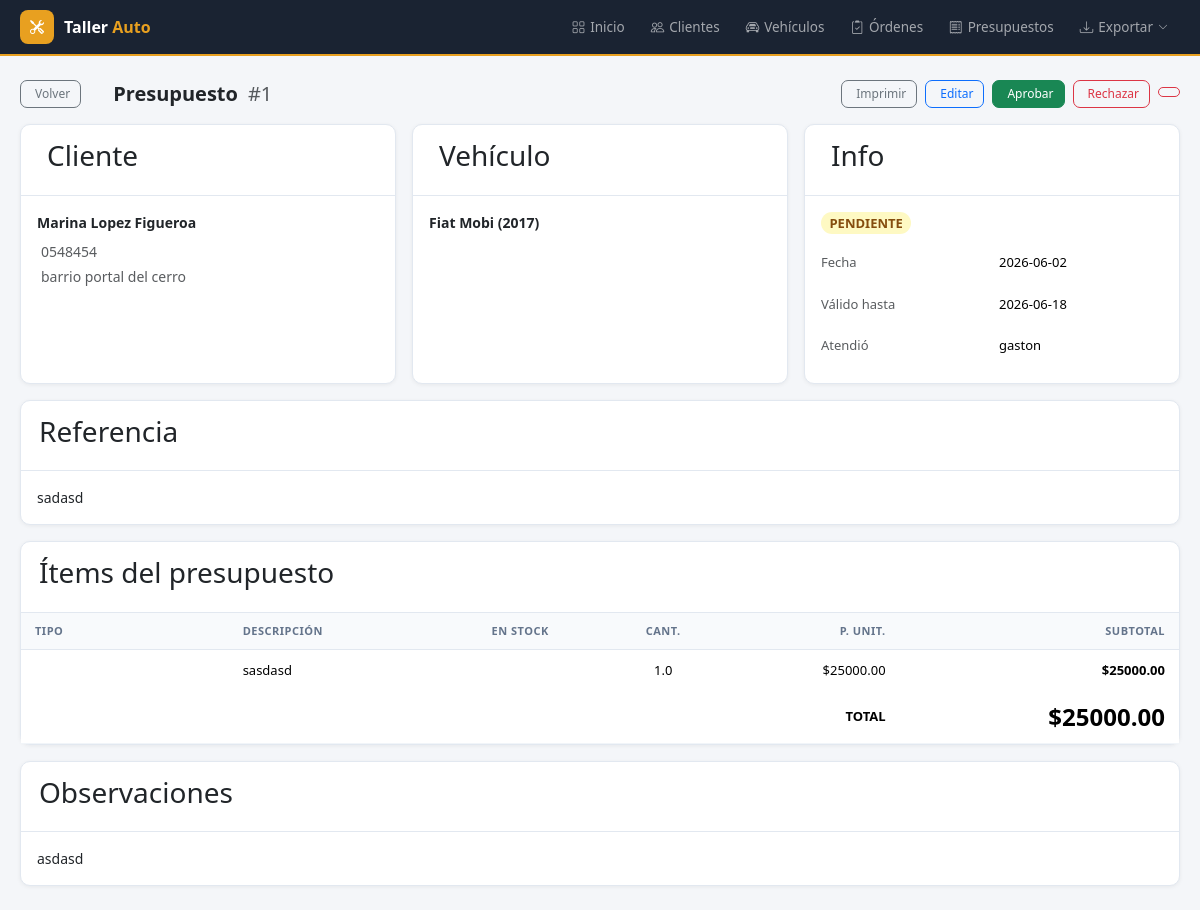
The app's page /presupuestos/1 with its own data.
### tables this page shows
CREATE TABLE presupuestos (
            id INTEGER PRIMARY KEY AUTOINCREMENT,
            cliente_id INTEGER NOT NULL,
            vehiculo_id INTEGER,
            fecha DATE NOT NULL,
            valido_hasta DATE,
            descripcion TEXT,
            observaciones TEXT,
            atendido_por TEXT,
            condicion_venta TEXT,
            estado TEXT DEFAULT 'pendiente',
            created_at TIMESTAMP DEFAULT CURRENT_TIMESTAMP,
            FOREIGN KEY (cliente_id) REFERENCES clientes(id),
            FOREIGN KEY (vehiculo_id) REFERENCES vehiculos(id)
        );

CREATE TABLE clientes (
            id INTEGER PRIMARY KEY AUTOINCREMENT,
            nombre TEXT NOT NULL,
            apellido TEXT NOT NULL,
            direccion TEXT,
            telefono TEXT,
            email TEXT,
            dni TEXT,
            created_at TIMESTAMP DEFAULT CURRENT_TIMESTAMP
        );

CREATE TABLE vehiculos (
            id INTEGER PRIMARY KEY AUTOINCREMENT,
            marca TEXT NOT NULL,
            modelo TEXT NOT NULL,
            patente TEXT NOT NULL UNIQUE,
            anio INTEGER,
            motor TEXT,
            vin TEXT,
            color TEXT,
            combustible TEXT,
            cliente_id INTEGER,
            created_at TIMESTAMP DEFAULT CURRENT_TIMESTAMP,
            FOREIGN KEY (cliente_id) REFERENCES clientes(id)
        );

CREATE TABLE presupuesto_items (
            id INTEGER PRIMARY KEY AUTOINCREMENT,
            presupuesto_id INTEGER NOT NULL,
            tipo TEXT NOT NULL,
            descripcion TEXT NOT NULL,
            cantidad REAL DEFAULT 1,
            precio_unitario REAL DEFAULT 0,
            en_stock INTEGER DEFAULT 0,
            FOREIGN KEY (presupuesto_id) REFERENCES presupuestos(id)
        );

### app.py (the view)
@app.route('/presupuestos/<int:id>')
def ver_presupuesto(id):
    db = get_db()
    p = db.execute('''
        SELECT p.*,
               c.nombre || ' ' || c.apellido AS cliente_nombre,
               c.telefono AS cliente_tel, c.direccion AS cliente_dir,
               v.marca, v.modelo, v.patente, v.anio
        FROM presupuestos p
        JOIN clientes c ON p.cliente_id=c.id
        LEFT JOIN vehiculos v ON p.vehiculo_id=v.id
        WHERE p.id=?
    ''', (id,)).fetchone()
    items = db.execute('SELECT * FROM presupuesto_items WHERE presupuesto_id=? ORDER BY tipo, id', (id,)).fetchall()
    total = sum(i['cantidad'] * i['precio_unitario'] for i in items)
    db.close()
    return render_template('presupuesto_detalle.html', p=p, items=items, total=total)

### app.py (called while the page is built)
@app.before_request
def setup():
    if not hasattr(app, '_db_initialized'):
        init_db()
        app._db_initialized = True

### database.py (called while the page is built)
def get_db():
    conn = sqlite3.connect(DB_PATH)
    conn.row_factory = sqlite3.Row
    return conn

### templates/presupuesto_detalle.html (shortened to what this page needs)
{% extends 'base.html' %}
{% block content %}
<div class="page-header mb-3">
  <div class="row align-items-center flex-wrap gap-2">
    <div class="col-auto"><a href="/presupuestos" class="btn btn-outline-secondary btn-sm">Volver</a></div>
    <div class="col"><h2 class="page-title mb-0">Presupuesto <span class="text-muted fw-normal">#{{ p.id }}</span></h2></div>
    <div class="col-auto d-flex gap-2 flex-wrap">
      <a href="/presupuestos/{{ p.id }}/imprimir" target="_blank" class="btn btn-sm btn-outline-secondary">Imprimir</a>
      <a href="/presupuestos/{{ p.id }}/editar" class="btn btn-sm btn-outline-primary">Editar</a>
      {% if p.estado != 'aprobado' %}
      <form method="post" action="/presupuestos/{{ p.id }}/estado/aprobado" class="d-inline">
        <button class="btn btn-sm btn-success">Aprobar</button>
      </form>
      {% endif %}
      {% if p.estado != 'rechazado' %}
      <form method="post" action="/presupuestos/{{ p.id }}/estado/rechazado" class="d-inline">
        <button class="btn btn-sm btn-outline-danger">Rechazar</button>
      </form>
      {% endif %}
      <form method="post" action="/presupuestos/{{ p.id }}/eliminar" class="d-inline" onsubmit="return confirm('¿Eliminar?')">
        <button class="btn btn-sm btn-outline-danger"></button>
      </form>
    </div>
  </div>
</div>
<div class="row g-3 mb-3">
  <div class="col-md-4">
    <div class="card h-100">
      <div class="card-header"><h3 class="card-title">Cliente</h3></div>
      <div class="card-body">
        <div class="fw-semibold mb-2">{{ p.cliente_nombre }}</div>
        <div class="text-muted mb-1">{{ p.cliente_tel or '—' }}</div>
        <div class="text-muted">{{ p.cliente_dir or '—' }}</div>
      </div>
    </div>
  </div>
  <div class="col-md-4">
    <div class="card h-100">
      <div class="card-header"><h3 class="card-title">Vehículo</h3></div>
      <div class="card-body">
        {% if p.marca %}
          <div class="fw-semibold mb-1">{{ p.marca }} {{ p.modelo }}{% if p.anio %} ({{ p.anio }}){% endif %}</div>
          <span class="badge bg-blue-lt text-blue font-monospace" style="letter-spacing:1px">{{ p.patente }}</span>
        {% else %}
          <span class="text-muted">Sin vehículo asignado</span>
        {% endif %}
      </div>
    </div>
  </div>
  <div class="col-md-4">
    <div class="card h-100">
      <div class="card-header"><h3 class="card-title">Info</h3></div>
      <div class="card-body">
        <div class="mb-2"><span class="badge badge-{{ p.estado }} rounded-pill" style="font-size:13px">{{ p.estado.upper() }}</span></div>
        <table class="table table-sm table-borderless mb-0">
          <tr><td class="text-muted ps-0">Fecha</td><td>{{ p.fecha }}</td></tr>
          <tr><td class="text-muted ps-0">Válido hasta</td><td>{{ p.valido_hasta or '—' }}</td></tr>
          {% if p.atendido_por %}<tr><td class="text-muted ps-0">Atendió</td><td>{{ p.atendido_por }}</td></tr>{% endif %}
        </table>
      </div>
    </div>
  </div>
</div>
{% if p.descripcion %}
<div class="card mb-3">
  <div class="card-header"><h3 class="card-title">Referencia</h3></div>
  <div class="card-body"><p class="mb-0">{{ p.descripcion }}</p></div>
</div>
{% endif %}
<div class="card">
  <div class="card-header">
    <h3 class="card-title">Ítems del presupuesto</h3>
  </div>
  <div class="table-responsive">
    <table class="table table-vcenter card-table">
      <thead>
        <tr>
          <th>Tipo</th>
          <th>Descripción</th>
          <th class="text-center">En stock</th>
          <th class="text-center">Cant.</th>
          <th class="text-end">P. Unit.</th>
          <th class="text-end">Subtotal</th>
        </tr>
      </thead>
      <tbody>
        {% for it in items %}
        <tr>
          <td>
            {% if it.tipo == 'mano_de_obra' %}<span class="badge bg-blue-lt text-blue">Mano de obra</span>
            {% elif it.tipo == 'repuesto' %}<span class="badge bg-green-lt text-green">Repuesto</span>
            {% else %}<span class="badge bg-secondary-lt">Otro</span>{% endif %}
          </td>
          <td>{{ it.descripcion }}</td>
          <td class="text-center">
          </td>
          <td class="text-center">{{ it.cantidad }}</td>
          <td class="text-end">${{ '%.2f'|format(it.precio_unitario) }}</td>
          <td class="text-end fw-semibold">${{ '%.2f'|format(it.cantidad * it.precio_unitario) }}</td>
        </tr>
        {% else %}
        <tr><td colspan="6" class="text-center text-muted py-3">Sin ítems.</td></tr>
        {% endfor %}
      </tbody>
      <tfoot>
        <tr style="background:#f6f8fb">
          <td colspan="5" class="text-end fw-bold">TOTAL</td>
          <td class="text-end fw-bold h4 mb-0">${{ '%.2f'|format(total) }}</td>
        </tr>
      </tfoot>
    </table>
  </div>
</div>
{% if p.observaciones %}
<div class="card mt-3">
  <div class="card-header"><h3 class="card-title">Observaciones</h3></div>
  <div class="card-body"><p class="mb-0">{{ p.observaciones }}</p></div>
</div>
{% endif %}
{% endblock %}

### templates/base.html (style rules this page uses)
body { background: #f4f6f9; font-family: 'Segoe UI', system-ui, sans-serif; font-size: 14px; }
.page-header { margin-bottom: 20px; }
.page-title { font-size: 20px; font-weight: 700; margin: 0; display: flex; align-items: center; gap: 10px; }
.card { background: #fff; border: 1px solid #e2e8f0; border-radius: 10px; box-shadow: 0 1px 4px rgba(0,0,0,.06); }
.card-header { padding: 14px 18px; border-bottom: 1px solid #e2e8f0; background: transparent; display: flex; align-items: center; gap: 8px; font-weight: 600; font-size: 14px; }
.table { font-size: 13px; margin: 0; }
.table thead th { background: #f8fafc; color: #64748b; font-size: 11px; font-weight: 600; text-transform: uppercase; letter-spacing: .5px; padding: 10px 14px; border-bottom: 1px solid #e2e8f0; white-space: nowrap; }
.table td { padding: 11px 14px; border-color: #f1f5f9; vertical-align: middle; }
.table tbody tr:last-child td { border-bottom: none; }
.badge-pendiente { background: #fef9c3; color: #854d0e; }
.btn { font-size: 13px; font-weight: 500; border-radius: 7px; }
.btn-sm { font-size: 12px; padding: 4px 10px; }

### records on screen
presupuestos: id "1", estado "PENDIENTE", fecha "2026-06-02", valido_hasta "2026-06-18", atendido_por "gaston", descripcion "sadasd", observaciones "asdasd"
clientes: telefono "0548454", direccion "barrio portal del cerro"
vehiculos: marca "Fiat", modelo "Mobi", anio "2017"
presupuesto_items: descripcion "sasdasd", cantidad "1.0", precio_unitario "25000.00", it.cantidad*it.precio_unitario "25000.00"

### other values on screen
{{ p.cliente_nombre }} "Marina Lopez Figueroa"
{{ '%.2f'|format(total) }} "25000.00"
